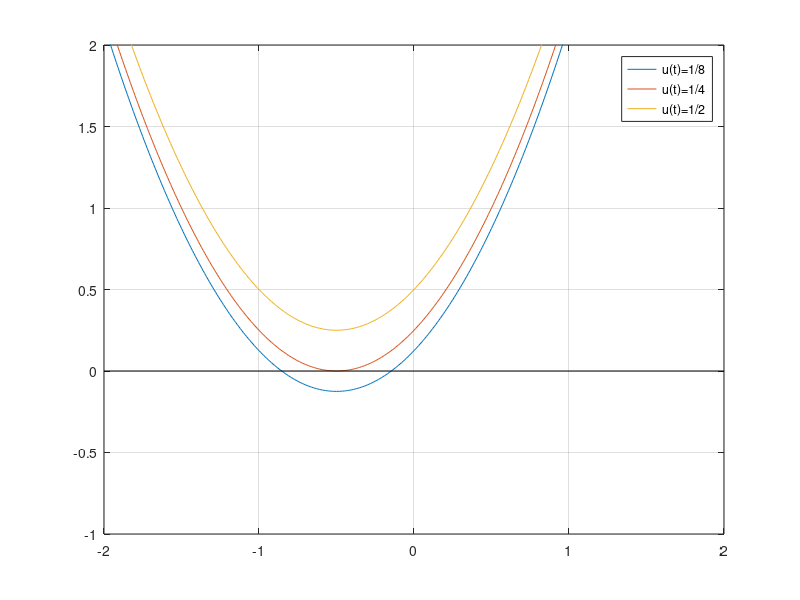

This chart was generated by the following MATLAB code:
function Esempio2_14()
  % Si consideri il sistema dinamico con equazione di stato
  %   xdot(t) = x(t)^2 + x(t) + u(t)
  % Si studino i punti di equilibrio al variare di x
  x = -2:0.01:2;
  u1 = 1/8;
  u2 = 1/4;
  u3 = 1/2;

  y1 = x.^2 + x + u1*ones(size(x));
  y2 = x.^2 + x + u2*ones(size(x));
  y3 = x.^2 + x + u3*ones(size(x));

  plot(x,y1,x,y2,x,y3)
  hold on
  axis([-2 2 -1 2])
  plot([-2 2], [0 0], 'k')
  legend('u(t)=1/8','u(t)=1/4','u(t)=1/2')
  grid
endfunction
